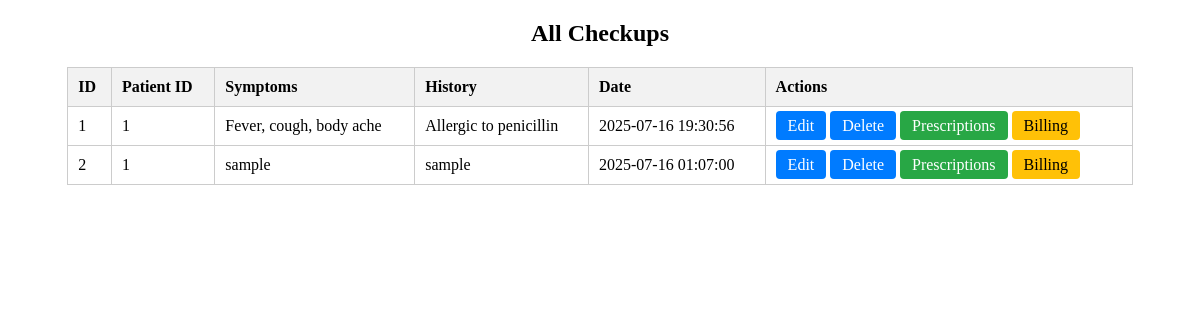
The app's page /checkups/view_checkups.php, older data.
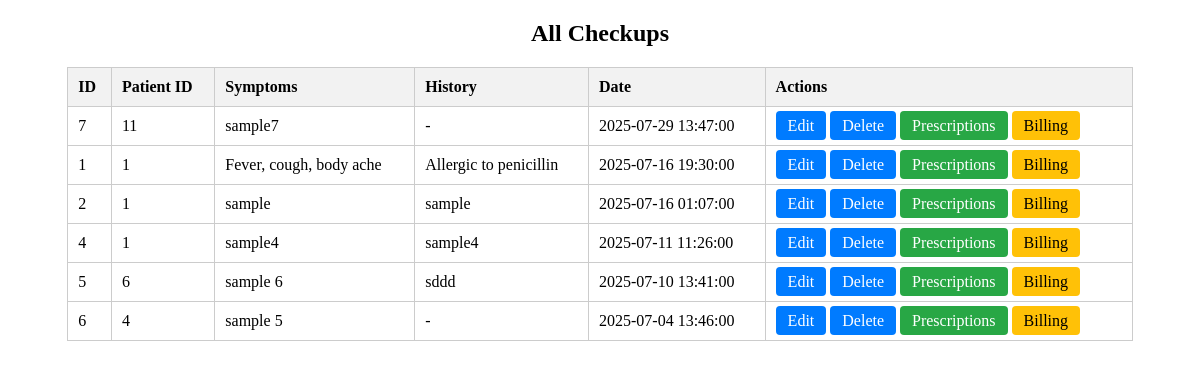
The same page, newer data.
### tables this page shows
CREATE TABLE `checkups` (
  `id` int(11) NOT NULL,
  `patient_id` int(11) DEFAULT NULL,
  `symptoms` text DEFAULT NULL,
  `history` text DEFAULT NULL,
  `report_path` varchar(255) DEFAULT NULL,
  `date` datetime DEFAULT NULL,
  `diagnosis` text DEFAULT NULL,
  `checkup_date` date DEFAULT NULL,
  `doctor_name` varchar(100) DEFAULT NULL
);

### checkups/view_checkups.php (the view, shortened to what this page needs)
<?php
include '../includes/db_connect.php';
$result = mysqli_query($conn, "SELECT * FROM checkups ORDER BY date DESC");
?>
<!DOCTYPE html>
<html>
<head>
</head>
<body>
<h2 style="text-align:center;">All Checkups</h2>
<table>
    <tr>
        <th>ID</th>
        <th>Patient ID</th>
        <th>Symptoms</th>
        <th>History</th>
        <th>Date</th>
        <th>Actions</th>
    </tr>
    <?php while ($row = mysqli_fetch_assoc($result)) { ?>
        <tr>
            <td><?= $row['id'] ?></td>
            <td><?= $row['patient_id'] ?></td>
            <td><?= htmlspecialchars($row['symptoms']) ?></td>
            <td><?= htmlspecialchars($row['history']) ?></td>
            <td><?= $row['date'] ?></td>
           <td>
    <a href="edit_checkup.php?id=<?= $row['id'] ?>" class="button">Edit</a>
    <a href="delete_checkup.php?id=<?= $row['id'] ?>" class="button" onclick="return confirm('Delete this checkup?');">Delete</a>
    <a href="prescriptions.php?checkup_id=<?= $row['id'] ?>" class="button" style="background-color:#28a745;">Prescriptions</a>
    <a href="billing.php?checkup_id=<?= $row['id'] ?>" class="button" style="background-color:#ffc107; color:black;">Billing</a>
</td>
        </tr>
    <?php } ?>
</table>
</body>
</html>

Row changes from the older to the newer data that the page shows:
added checkups: id "7", patient "11", symptoms "sample7", history "-", date "2025-07-29 13:47:00"
changed checkups "Fever, cough, body ache": date "2025-07-16 19:30:56" → "2025-07-16 19:30:00"
added checkups: id "4", patient "1", symptoms "sample4", history "sample4", date "2025-07-11 11:26:00"
added checkups: id "5", patient "6", symptoms "sample 6", history "sddd", date "2025-07-10 13:41:00"
added checkups: id "6", patient "4", symptoms "sample 5", history "-", date "2025-07-04 13:46:00"
